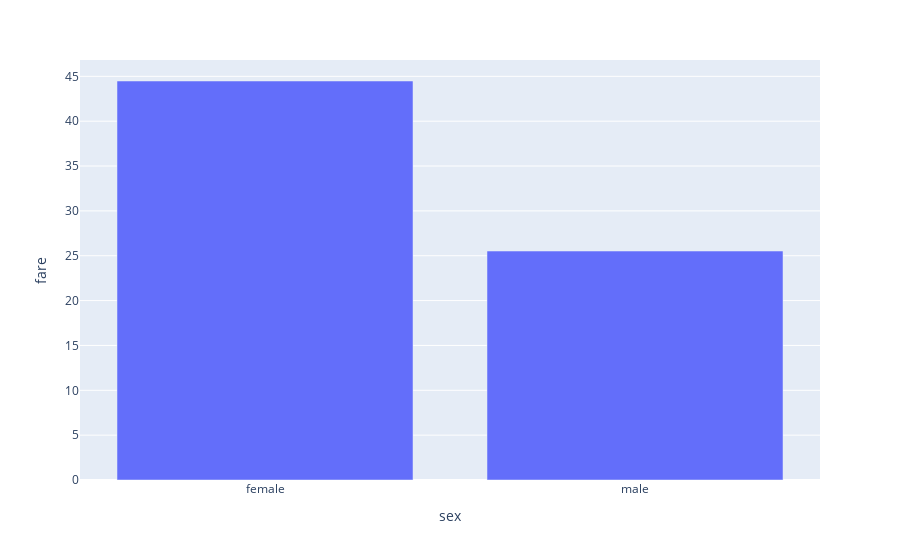

Notebook source saved alongside this figure:
### Code cell


### Figure 1 — Plotly figure (JSON) as saved in the notebook; plotly's stock layout.template omitted (floating-point values rounded to 4 significant figures)
{"data": [{"alignmentgroup": "True", "hovertemplate": "sex=%{x}<br>fare=%{y}<extra></extra>", "legendgroup": "", "marker": {"color": "#636efa", "pattern": {"shape": ""}}, "name": "", "offsetgroup": "", "orientation": "v", "showlegend": false, "textposition": "auto", "type": "bar", "x": ["female", "male"], "xaxis": "x", "y": [44.48, 25.52], "yaxis": "y"}], "layout": {"autosize": true, "barmode": "relative", "legend": {"tracegroupgap": 0}, "margin": {"t": 60}, "xaxis": {"anchor": "y", "autorange": true, "domain": [0, 1], "range": [-0.5, 1.5], "title": {"text": "sex"}, "type": "category"}, "yaxis": {"anchor": "x", "autorange": true, "domain": [0, 1], "range": [0, 46.82], "title": {"text": "fare"}, "type": "linear"}}}
